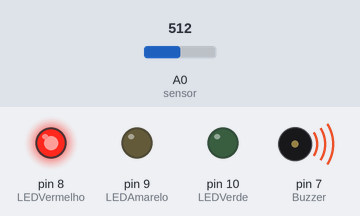
The sketch below on a simulated Arduino Uno, built with avr-gcc and run on an emulated ATmega328P. Shown: output pins drawn as LEDs (lit = HIGH), buzzer (waves = sounding). Inputs (shaded band) come from the test bench; at power-on: A0 (sensor) = 512. What the sketch prints to the serial monitor is not drawn.

Above: at 4.1 s.
4.2 s: A0 (sensor) set to 33
At 6.45 s:
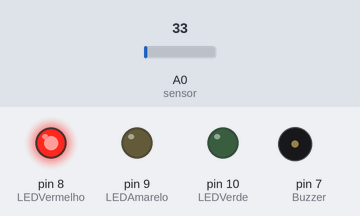
8.4 s: A0 (sensor) set to 26
At 11.1 s:
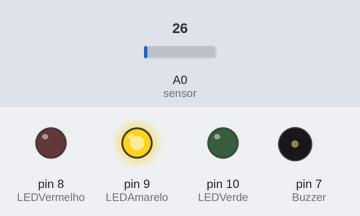
12.6 s: A0 (sensor) set to 0
At 13.2 s:
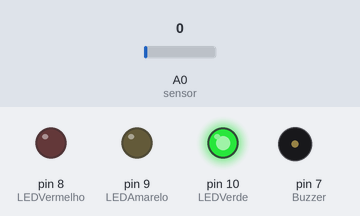
Timing chart, 0 to 15.6 s (numbered marks = the images above; inputs shaded):
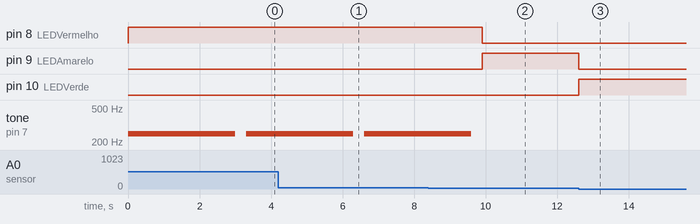

The sketch:

CodigoEdge.ino
```cpp
int LEDVerde = 10; // Define a variável LEDVerde com o pino digital 10
int LEDAmarelo = 9; // Define a variável LEDAmarelo com o pino digital 9
int LEDVermelho = 8; // Define a variável LEDVermelho com o pino digital 8
int Buzzer = 7; // Define a variável Buzzer com o pino digital 7

void setup(){
  Serial.begin(9600); // Inicia a comunicação serial com a taxa de 9600 bps
  pinMode(Buzzer, OUTPUT); // Configura o pino do Buzzer como saída
  pinMode(LEDVerde, OUTPUT); // Configura o pino do LED verde como saída
  pinMode(LEDAmarelo, OUTPUT); // Configura o pino do LED amarelo como saída
  pinMode(LEDVermelho, OUTPUT); // Configura o pino do LED vermelho como saída
}

void loop(){
  int LDR = analogRead(A0); // Lê o valor do sensor LDR conectado na porta analógica A0
  Serial.println(LDR); // Mostra o valor lido do LDR no monitor serial

  // Utiliza um switch para verificar em qual faixa de luminosidade está o valor lido do LDR
  switch(LDR){

    case 0 ... 10: // Caso o valor do LDR esteja entre 0 e 10 (ambiente escuro)
      digitalWrite(LEDVerde, HIGH); // Acende o LED verde
      digitalWrite(LEDAmarelo, LOW); // Apaga o LED amarelo
      digitalWrite(LEDVermelho, LOW); // Apaga o LED vermelho
      digitalWrite(Buzzer, LOW); // Desliga o buzzer
      break;

    case 11 ... 30: // Caso o valor do LDR esteja entre 11 e 30 (luminosidade média)
      digitalWrite(LEDVerde, LOW); // Apaga o LED verde
      digitalWrite(LEDAmarelo, HIGH); // Acende o LED amarelo
      digitalWrite(LEDVermelho, LOW); // Apaga o LED vermelho
      digitalWrite(Buzzer, LOW); // Desliga o buzzer
      break;

    case 31 ... 1023: // Caso o valor do LDR esteja entre 31 e 1023 (ambiente muito claro)
      digitalWrite(LEDVerde, LOW); // Apaga o LED verde
      digitalWrite(LEDAmarelo, LOW); // Apaga o LED amarelo
      digitalWrite(LEDVermelho, HIGH); // Acende o LED vermelho
      tone(Buzzer, 250); // Toca uma nota de 250 Hz no buzzer
      delay(3000); // Mantém o som por 3 segundos
      noTone(Buzzer); // Para de emitir o som no buzzer
      delay(300); // Espera 300 milissegundos antes de continuar
      break;
  }
}
```

Measured:
- the behaviour switches between 31 and 30 on A0 (sensor) (found by bisection; images 1 and 2)
- after the input at 8.4 s, pin 8 (LEDVermelho): HIGH → LOW after 1.5 s; pin 9 (LEDAmarelo): LOW → HIGH after 1.5 s; tone on pin 7 (Buzzer): goes on until 9.6 s, then stays silent
- after the input at 12.6 s, pin 9 (LEDAmarelo): HIGH → LOW at once; pin 10 (LEDVerde): LOW → HIGH at once
